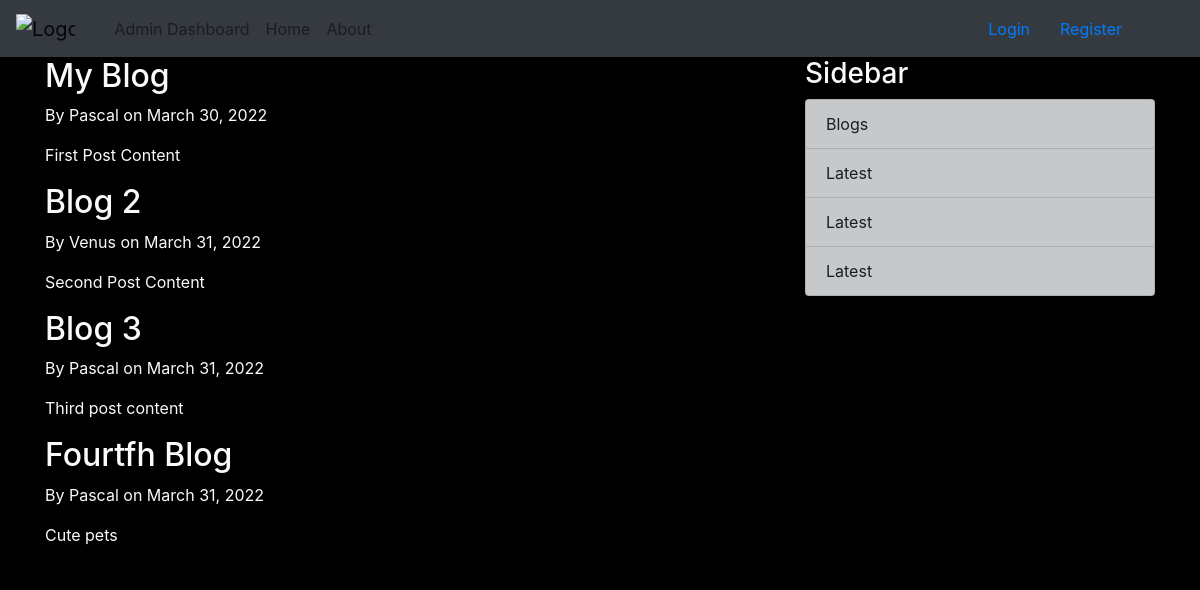
/, run on an earlier commit of the app's database.
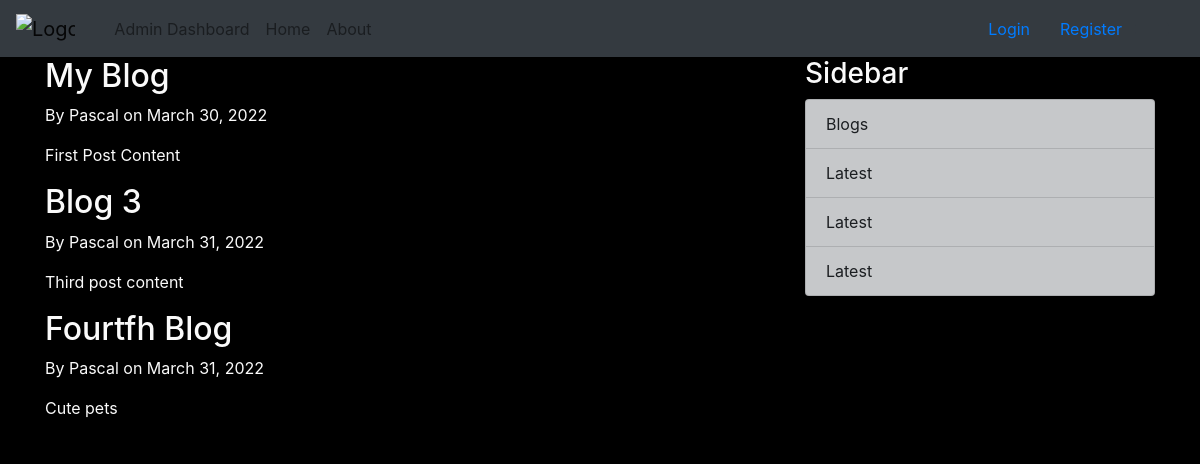
And on a later commit of the database.
### blog/models.py (models this page shows, shortened)
class Post(models.Model):
    title = models.CharField(max_length=100)
    content = models.TextField()
    date_posted = models.DateTimeField(default=timezone.now)
    author = models.ForeignKey(User, on_delete=models.CASCADE)

### blog/views.py (the view)
# urls.py: path('', views.home, name='blog-home'),
def home(request):
    context = {
        'posts':Post.objects.all()
    }
    return render(request, 'blog/home.html', context)

### blog/templates/blog/home.html
    {% extends "blog/base.html" %}
    {% block content %}
    {% for post in posts %}
            <h2> {{ post.title }} </h2>
            <p> By {{ post.author }} on {{ post.date_posted| date:"F d, Y" }} </p>
            <p> {{ post.content }} </p>
    {% endfor %}
    {% endblock content %}

### blog/templates/blog/base.html (shortened to what this page needs)
{% load static %}
<!DOCTYPE html>
<html lang="en">
<head>
    <link rel="stylesheet" href="https://cdn.jsdelivr.net/npm/bootstrap@4.3.1/dist/css/bootstrap.min.css"
>
    <link rel="stylesheet" href=" {% static 'blog/main.css' %} ">
</head>
<body>
    <nav class="navbar navbar-expand-lg navbar-light bg-dark">
        <a class="navbar-brand me-2" href=" {% url 'blog-home' %} ">
            <img src="" height="16" alt="Logo" loading="lazy" style="margin-top: -1px;" />
        </a>
        <div class="container-fluid collapse navbar-collapse" id="navbarButtonsExample">
            <ul class="navbar-nav me-auto mb-2 mb-lg-0">
                <li class="nav-item">
                    <a class="nav-link" href="/admin">Admin Dashboard</a>
                </li>
                <li class="nav-item">
                    <a class="nav-link" href=" {% url 'blog-home' %} ">Home</a>
                </li>
                <li class="nav-item">
                    <a class="nav-link" href=" {% url 'blog-about' %} ">About</a>
                </li>
            </ul>
            <div class="d-flex align-items-center">
                {% if user.is_authenticated %}
                <button type="button" class="btn btn-link px-3 me-2">
                    <a href=" {% url 'profile' %} ">Profile</a>
                </button>
                    <button type="button" class="btn btn-link px-3 me-2">
                        <a href=" {% url 'logout' %} ">Logout</a>
                    </button>
                {% else %}
                    <button type="button" class="btn btn-link px-3 me-2">
                        <a href=" {% url 'login' %} ">Login</a>
                    </button>
                    <button type="button" class="btn btn-link me-5">
                        <a href=" {% url 'register' %} ">Register</a>
                    </button>
                    <a class="btn btn-dark px-3" href="" role="button"></a>
                {% endif %}
        </div>
    </nav>
    <main role="main" class="container">
        <div class="row">
            <div class="col-md-8">
                {% block content %} {% endblock %}
            </div>
            <div class="col-md-4" id="list-group">
                <div class="content-section">
                    <h3> Sidebar </h3>
                    <ul class="list-group">
                        <li class="list-group-item list-group-item-dark">Blogs</li>
                        <li class="list-group-item list-group-item-dark">Latest</li>
                        <li class="list-group-item list-group-item-dark">Latest</li>
                        <li class="list-group-item list-group-item-dark">Latest</li>
                    </ul>
                </div>
            </div>
        </div>
    </main>
</body>
</html>

### blog/static/blog/main.css (style rules this page uses)
body { background-color: black; color: #fafafa; }
#list-group { background-color: black; color: #fafafa; }

What changed in the data, as far as the page shows it:
removed Post: title "Blog 2", author "Venus", date_posted "March 31, 2022", content "Second Post Content"
